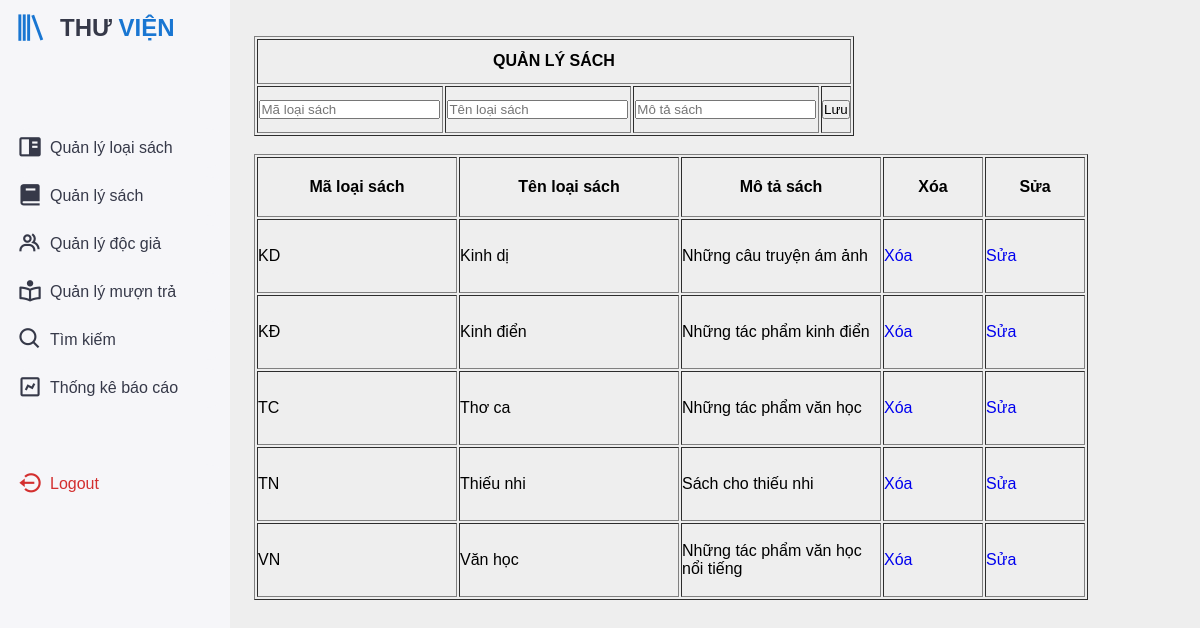
/views/quantri.php?action=adProducttype (signed in), run on the app's committed database.
### tables this page shows
CREATE TABLE `adproducttype` (
  `ma_loaisp` varchar(50) NOT NULL,
  `ten_loaisp` varchar(50) NOT NULL,
  `mota_loaisp` text NOT NULL
);

### views/adProducttype.php (the view, shortened to what this page needs)
<?php
require_once("connect.php");
?>
<form action="" method="post">
    <table width="600" height="100" border="1">
        <tr>
            <th colspan="4" style="text-align: center;">QUẢN LÝ SÁCH</th>
        </tr>
        <tr>
            <th>
                <input name="txt_maloaisp" type="text" placeholder="Mã loại sách">
            </th>
            <th>
                <input name="txt_tenloaisp" type="text" placeholder="Tên loại sách">
            </th>
            <th>
                <input name="txt_motaloaisp" type="text" placeholder="Mô tả sách">
            </th>
            <th><input name="btn_save" type="submit" value="Lưu"></th>
        </tr>
    </table>
    <br>
    <table width 400 border="1">
        <tr>
            <th width ="200" height="60" style="text-align: center;">Mã loại sách</th>
            <th width ="220" style="text-align: center;">Tên loại sách</th>
            <th width ="200" style="text-align: center;">Mô tả sách</th>
            <th width ="100" style="text-align: center;">Xóa</th>
            <th width ="100" style="text-align: center;">Sửa</th>
        </tr>
        <?php
            $sql2="SELECT * FROM adproducttype";
            $rel2=mysqli_query($conn,$sql2);
            while ($r=mysqli_fetch_assoc($rel2)){
        ?>
            <tr>
                <td height="74"><?php echo $r["ma_loaisp"]; ?></td>
                <td><?php echo $r["ten_loaisp"]; ?></td>
                <td><?php echo $r["mota_loaisp"]; ?></td>
                <td><a href="delete_loaisp.php?id=<?php echo $r["ma_loaisp"]; ?>">Xóa</a></td>
                <td><a href="update_loaisp.php?id=<?php echo $r["ma_loaisp"]; ?>">Sửa</a></td>
            </tr>
        <?php } ?>
    </table>
</form>
</div>
</div>
</body>
</html>

### views/CSS/styleindex.css (style rules this page uses)
:root { --light: #f6f6f9; --primary: #1976D2; --light-primary: #CFE8FF; --grey: #eee; --dark-grey: #AAAAAA; --dark: #363949; --danger: #D32F2F; --light-danger: #FECDD3; --warning: #FBC02D; --light-warning: #FFF2C6; --success: #388E3C; --light-success: #BBF7D0; }
* { margin: 0; padding: 0; box-sizing: border-box; font-family: 'Poppins', sans-serif; }
a { text-decoration: none; }
html { overflow-x: hidden; }
body { background: var(--grey); overflow-x: hidden; }

### data on the page
adproducttype: ma_loaisp "KD", ten_loaisp "Kinh dị", mota_loaisp "Những câu truyện ám ảnh"
adproducttype: ma_loaisp "KĐ", ten_loaisp "Kinh điển", mota_loaisp "Những tác phẩm kinh điển"
adproducttype: ma_loaisp "TC", ten_loaisp "Thơ ca", mota_loaisp "Những tác phẩm văn học"
adproducttype: ma_loaisp "TN", ten_loaisp "Thiếu nhi", mota_loaisp "Sách cho thiếu nhi"
adproducttype: ma_loaisp "VN", ten_loaisp "Văn học", mota_loaisp "Những tác phẩm văn học nổi tiếng"
